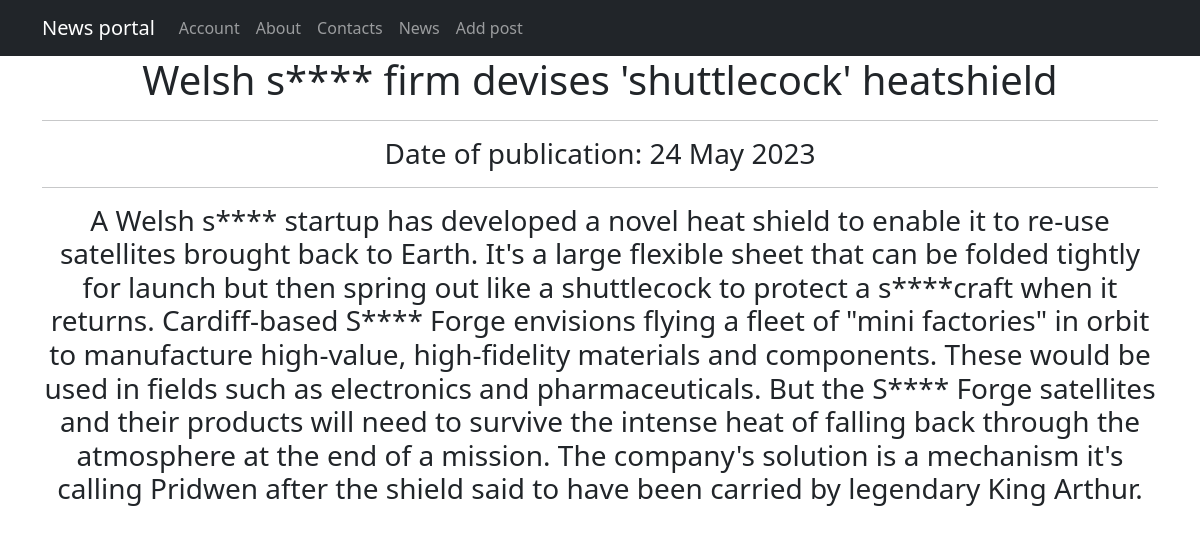
Screenshot of /news/1 with the database file from the repository.
### news/models.py (models this page shows, shortened)
class Post(models.Model):  # класс постов
    news = 'NE'
    article = 'AR'
    TYPE_CHOICE = [
        (news, 'news'),
        (article, 'article'),
    ]
    type_post = models.CharField(max_length=2, choices=TYPE_CHOICE, default=news)  # тип поста
    time_add = models.DateTimeField(auto_now_add=True)  # дата и время создания
    title = models.CharField(max_length=255)  # заголовок
    text = models.TextField(max_length=10000)  # текст поста
    rating_post = models.IntegerField(default=0)  # рейтинг поста
    author = models.ForeignKey(Author, on_delete=models.CASCADE)  # связь один ко многим с автором
    categories = models.ManyToManyField(Category, through='PostCategory')  # связь многие ко многим с категориями

### news/views.py (the view)
# urls.py: path('<int:pk>', PostDetail.as_view(), name='post_detail'),
class PostDetail(DetailView):
    model = Post  # выводим посты
    template_name = 'post.html'  # шаблон для вывода
    context_object_name = 'post'  # имя списка, по которому будет обращение из html-шаблона
    def get_context_data(self, **kwargs):
        context = super().get_context_data(**kwargs)
        return context

### news/templatetags/custom_filters.py (called while the page is built)
@register.filter()
def censor(text):
    if not isinstance(text, str):
        raise ValueError("This is not a string!")
    censored_text = text  # исходный текст
    text_list = text.split()  # получаем список слов исходного текста
    for i in text_list:
        if i.lower() in BLACK_LIST:  # если слово входит в черный список
            censored_text = censored_text.replace(i, i[0]+'*'*(len(i)-1))  # первую букву оставляем, остальные заменяем
    return censored_text

### templates/post.html (shortened to what this page needs)
{% extends 'flatpages/default.html' %}
{% load custom_filters %}
{% block content %}
    <h1>{{ post.title|censor }}</h1>
    <hr>
    <h3>Date of publication: {{ post.time_add|date:'d M Y' }}</h3>
    <hr>
    <h3>{{ post.text|censor }}</h3>
{% endblock content %}

### rows the page displays
Post: title|censor "Welsh s**** firm devises 'shuttlecock' heatshield", time_add "24 May 2023", text|censor "A Welsh s**** startup has developed a novel heat shield to enable it to re-use satellites brought back to Earth. It's a large flexible sheet that can be folded tightly for launch but then spring out like a shuttlecock to protect a s****craft when it returns. Cardiff-based S**** Forge envisions flying a fleet of \"mini factories\" in orbit to manufacture high-value, high-fidelity materials and components. These would be used in fields such as electronics and pharmaceuticals. But the S**** Forge satellites and their products will need to survive the intense heat of falling back through the atmosphere at the end of a mission. The company's solution is a mechanism it's calling Pridwen after the…"
